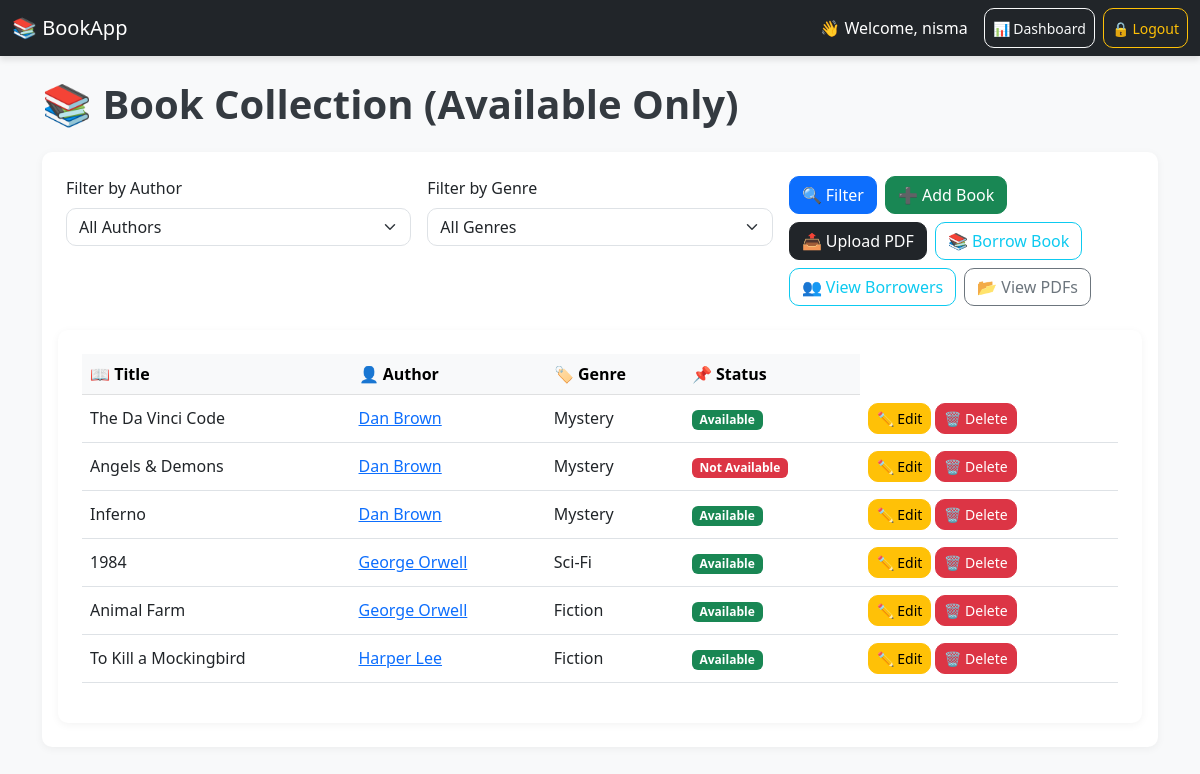
/app/ (signed in), run on an earlier commit of the app's database.
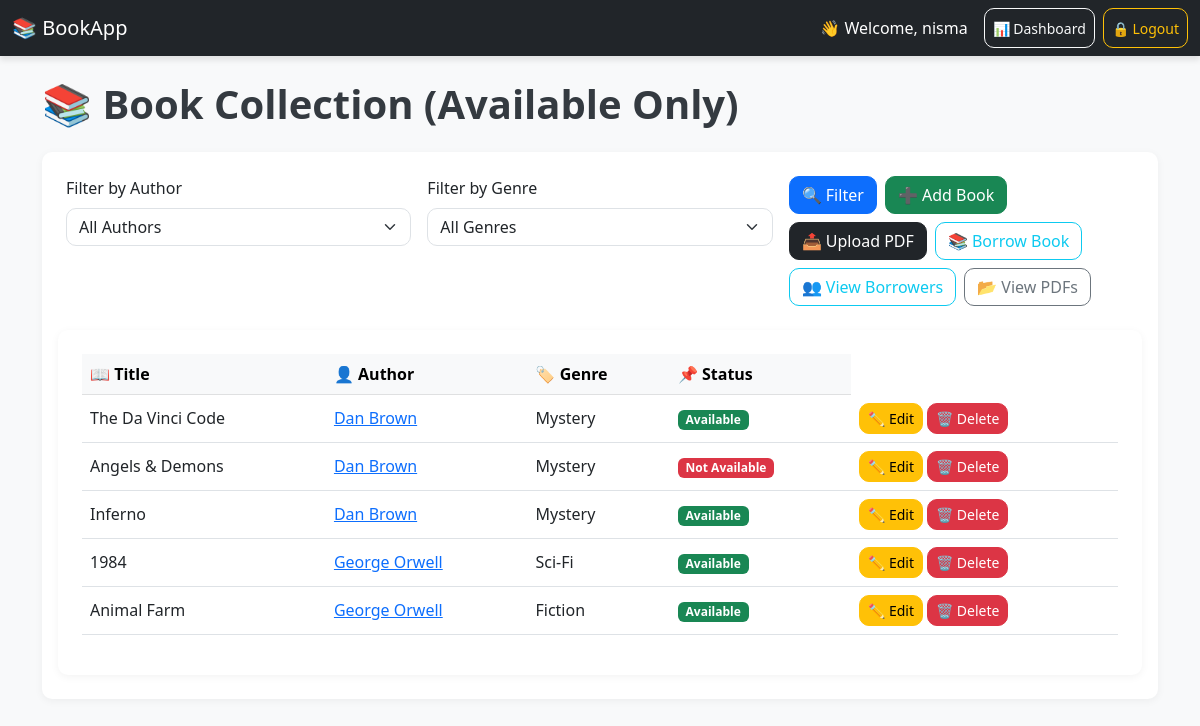
And on a later commit of the database.
### app/models.py (models this page shows, shortened)
class Book(models.Model):
    GENRE_CHOICES = [
        ('Fiction', 'Fiction'),
        ('Non-Fiction', 'Non-Fiction'),
        ('Sci-Fi', 'Science Fiction'),
        ('Mystery', 'Mystery'),
        ('Romance', 'Romance'),
        ('Biography', 'Biography'),
    ]
    title = models.CharField(max_length=200)
    published_year = models.IntegerField()
    genre = models.CharField(max_length=50, choices=GENRE_CHOICES)
    author = models.ForeignKey(Author, on_delete=models.CASCADE, related_name='books')
    available = models.BooleanField(default=True)  # ✅ This line is mandatory

class Author(models.Model):
    name = models.CharField(max_length=100)
    birthdate = models.DateField()

### app/views.py (the view)
# urls.py: path('', views.book_list, name='book_list'),
@login_required
def book_list(request):
    books = Book.objects.select_related('author').all()
    authors = Author.objects.all()
    genres = Book.objects.values_list('genre', flat=True).distinct()
    author_id = request.GET.get('author')
    genre = request.GET.get('genre')
    if author_id:
        books = books.filter(author_id=author_id)
    if genre:
        books = books.filter(genre__iexact=genre)
    borrowed_books = Borrower.objects.filter(return_date__isnull=True).values_list('book_id', flat=True)
    for book in books:
        book.is_available = book.id not in borrowed_books
    return render(request, 'book_list.html', {
        'books': books,
        'authors': authors,
        'genres': genres,
    })

### app/templates/book_list.html (shortened to what this page needs)
{% extends 'base.html' %}
{% block content %}
<h1 class="mb-4">📚 Book Collection (Available Only)</h1>
<div class="card p-4 mb-4">
  <form method="get" class="row g-3">
    <div class="col-md-4">
      <label for="author" class="form-label">Filter by Author</label>
      <select name="author" class="form-select" id="author">
        <option value="">All Authors</option>
      </select>
    </div>
    <div class="col-md-4">
      <label for="genre" class="form-label">Filter by Genre</label>
      <select name="genre" class="form-select" id="genre">
        <option value="">All Genres</option>
      </select>
    </div>
    <div class="col-md-4 d-flex flex-wrap align-items-end">
  <button type="submit" class="btn btn-primary me-2 mb-2">🔍 Filter</button>
  {% if user.groups.all.0.name == "Librarian" %}
    <a href="{% url 'book_add' %}" class="btn btn-success me-2 mb-2">➕ Add Book</a>
    <a href="{% url 'pdf_upload' %}" class="btn btn-dark me-2 mb-2">📤 Upload PDF</a>
  {% endif %}
  <a href="{% url 'borrow_book' %}" class="btn btn-outline-info me-2 mb-2">📚 Borrow Book</a>
  {% if user.groups.all.0.name == "Librarian" %}
   <a href="{% url 'borrower_list' %}?book={{ book.id }}" class = "btn btn-outline-info me-2 mb-2">👥 View Borrowers</a>
{% endif %}
  <a href="{% url 'pdf_list' %}" class="btn btn-outline-secondary mb-2">📂 View PDFs</a>
</div>
<div class="card p-4">
  <table class="table table-hover align-middle">
    <thead class="table-light">
      <tr>
        <th>📖 Title</th>
        <th>👤 Author</th>
        <th>🏷️ Genre</th>
        <th>📌 Status</th>
      </tr>
    </thead>
    <tbody>
      {% for book in books %}
      <tr>
        <td>{{ book.title }}</td>
        <td><a href="{% url 'author_detail' book.author.id %}">{{ book.author.name }}</a></td>
        <td>{{ book.genre }}</td>
        <td>
          {% if book.is_available %}
            <span class="badge bg-success">Available</span>
          {% else %}
            <span class="badge bg-danger">Not Available</span>
          {% endif %}
        </td>
        <td>
        {% if user.groups.all.0.name == "Librarian" %}
  <a href="{% url 'book_edit' book.id %}" class="btn btn-sm btn-warning">✏️ Edit</a>
  <a href="{% url 'book_delete' book.id %}" class="btn btn-sm btn-danger">🗑️ Delete</a>
{% endif %}
        </td>
      </tr>
      {% endfor %}
    </tbody>
  </table>
</div>
{% endblock %}

What changed in the data, as far as the page shows it:
removed Book: title "To Kill a Mockingbird", author.name "Harper Lee", genre "Fiction", shows "Available"
